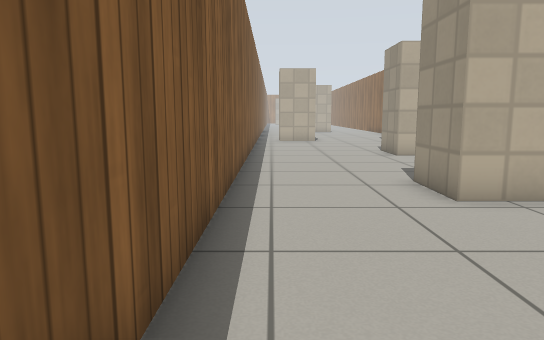
[1] (above)

17 first-person views from a walk through a robot-simulator world made for Gazebo. The camera is 0.72 m above the floor, tilts 8° down and sees 70° across. The floor is counted in squares, 0.5 m on a side. Each view is taken from the middle of a square. On the plan, view 1 faces up. The plan holds only what a view shows up to about 16 squares ahead; the rest is blank. The place goes on beyond the plan. Simple patterns stand in for the simulator's built-in surfaces.

[2]
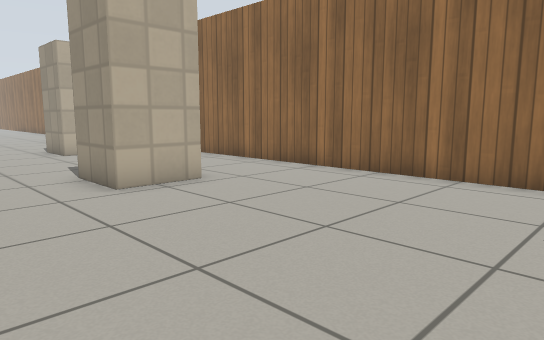

[3]
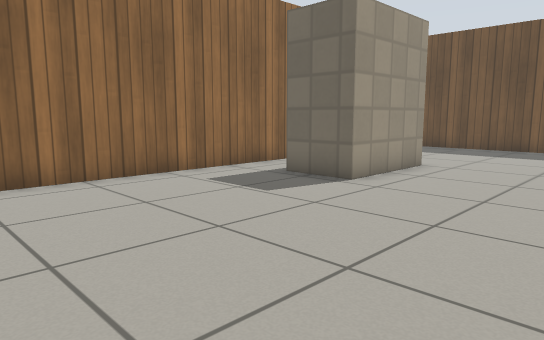

[4]
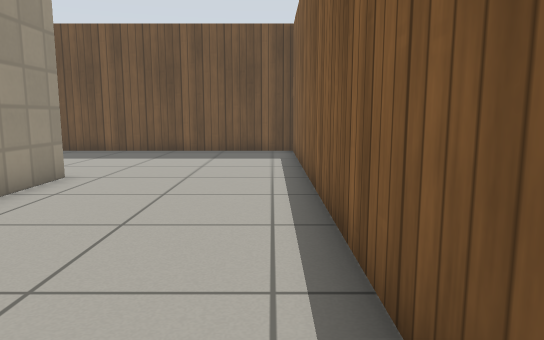

[5]
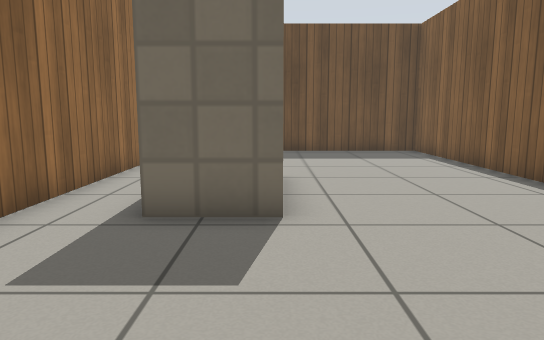

[6]
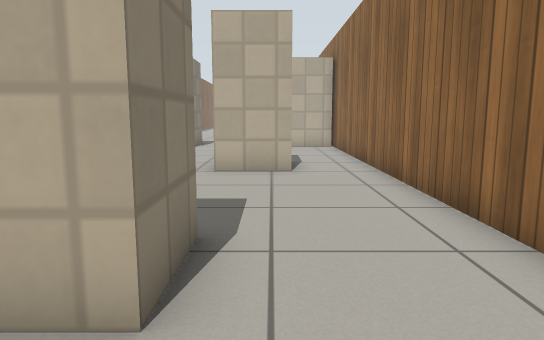

[7]
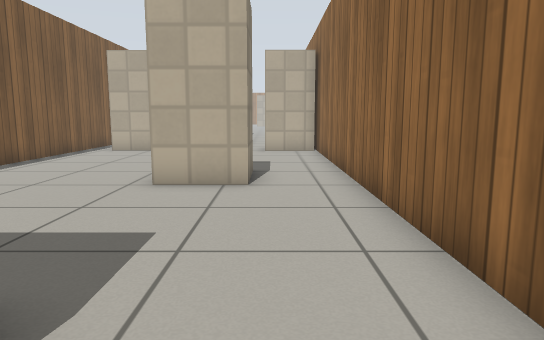

[8]
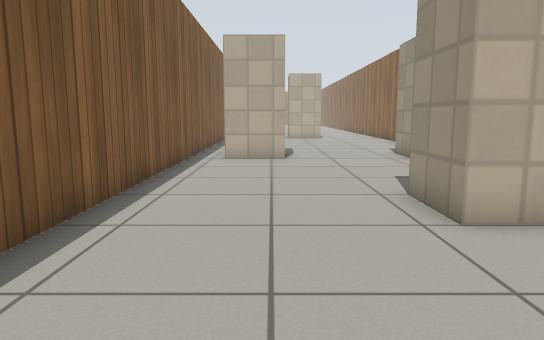

[9]
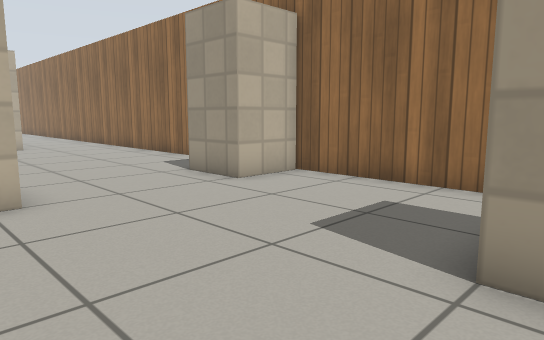

[10]
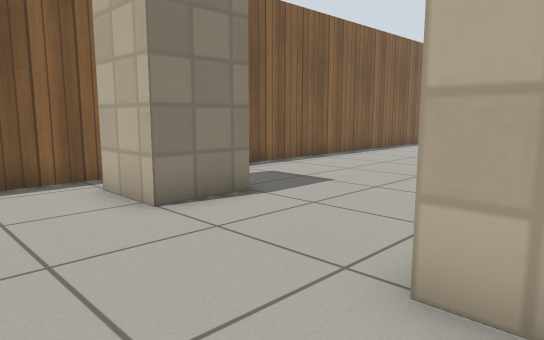

[11]
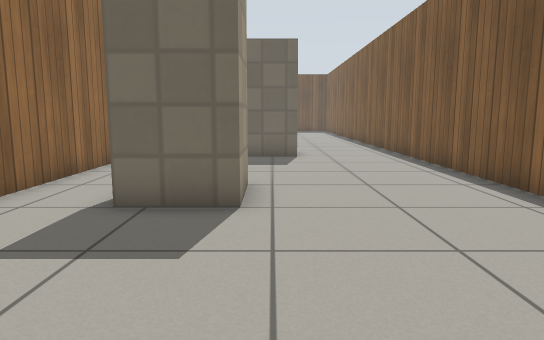

[12]
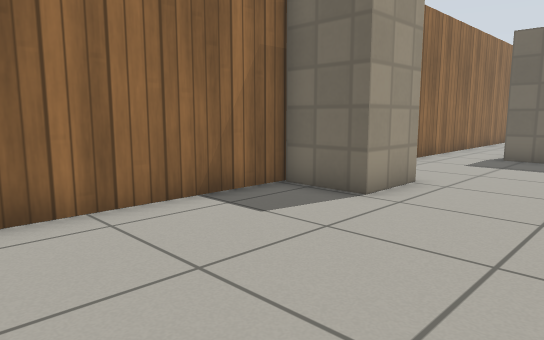

[13]
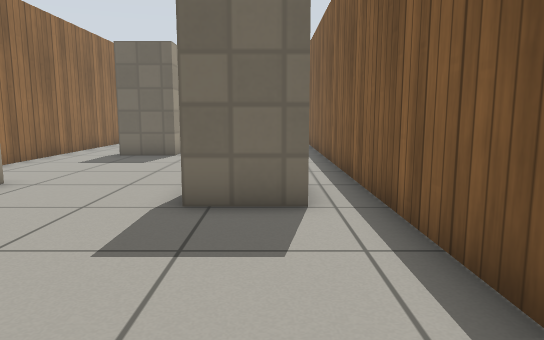

[14]
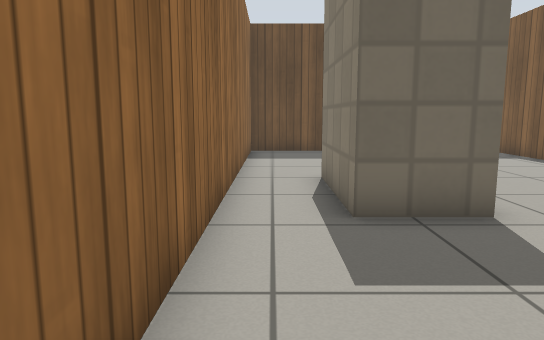

[15]
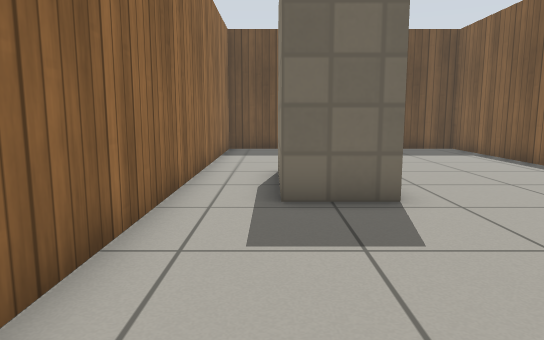

[16]
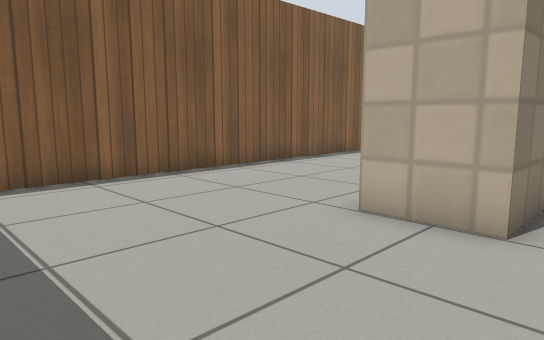

[17]
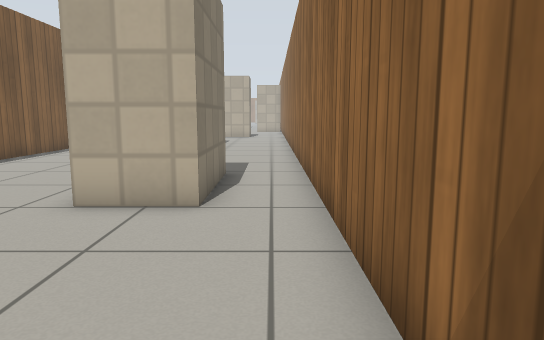

### Floor plan
Points are (right, up) in squares from view 1. A wall is a line through its corners. A room is listed if a view was taken in it or the views show most of it. See-through windows are left out.
Room 1 (views 1, 2, 3, 4, 5, 6, 7, 10, 14, 15, 16, 17)
walls: (4.8, -2.4) (6.8, -2.4) (6.8, -6) (4.8, -6) (4.8, -2.4); (-0.8, 5.6) (-0.8, -12.9) (8.8, -12.9) (8.8, 22.4); (5.1, 8.4) (5.1, 6.4) (3.1, 6.4); (6.5, 16) (6.5, 14) (4.5, 14); (8.8, 21.8) (6.7, 21.8)
ways out: opening at (1, 5) to room 2; opening at (5, 11) to room 2; opening at (7, 19) to room 2
Room 2 (views 8, 9, 11, 12, 13)
walls: (6.7, 21.8) (6.7, 24) (8.8, 24); (0.4, 24) (2.4, 24) (2.4, 21.8) (0.4, 21.8); (4.5, 14) (4.5, 16) (6.5, 16); (8.8, 23.6) (8.8, 30.5); (-0.8, 30.5) (-0.8, 5.6); (3.1, 6.4) (3.1, 8.4) (5.1, 8.4)
ways out: opening at (1, 5) to room 1; opening at (5, 11) to room 1; opening at (7, 19) to room 1

Where each view was taken, in squares from view 1:
view 1: 0 up, 0 right, facing up
view 2: 1 down, 0 right, facing up-right
view 3: 5 up, 0 right, facing down-right
view 4: 3 up, 0 right, facing down
view 5: 3 up, 5 right, facing down
view 6: 4 up, 6 right, facing up
view 7: 6 up, 7 right, facing up
view 8: 9 up, 2 right, facing up
view 9: 15 up, 1 right, facing up-right
view 10: 19 up, 8 right, facing up-left
view 11: 22 up, 4 right, facing down
view 12: 30 up, 3 right, facing down-right
view 13: 30 up, 1 right, facing down
view 14: 3 up, 8 right, facing down
view 15: 4 up, 7 right, facing down
view 16: 11 down, 8 right, facing up-left
view 17: 12 down, 8 right, facing up
